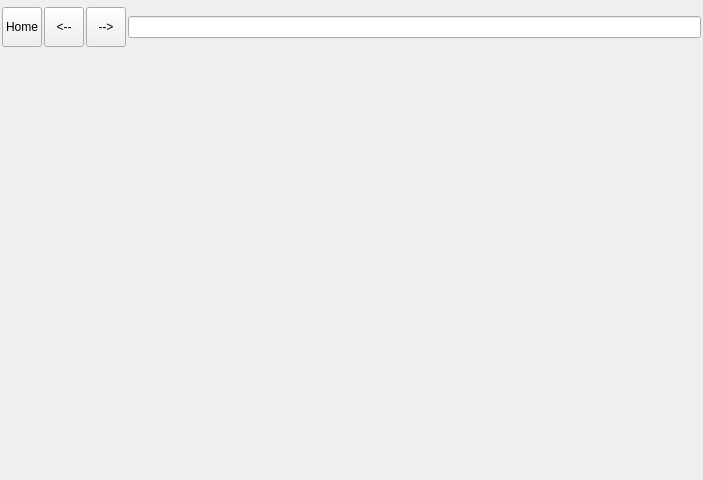
<?xml version="1.0" encoding="UTF-8"?>
<ui version="4.0">
 <class>Help</class>
 <widget class="QWidget" name="Help">
  <property name="geometry">
   <rect>
    <x>0</x>
    <y>0</y>
    <width>703</width>
    <height>480</height>
   </rect>
  </property>
  <property name="windowTitle">
   <string>Form</string>
  </property>
  <layout class="QVBoxLayout" name="vHelpLayout">
   <property name="spacing">
    <number>2</number>
   </property>
   <property name="leftMargin">
    <number>2</number>
   </property>
   <property name="topMargin">
    <number>2</number>
   </property>
   <property name="rightMargin">
    <number>2</number>
   </property>
   <property name="bottomMargin">
    <number>2</number>
   </property>
   <item>
    <widget class="QWidget" name="widget" native="true">
     <property name="maximumSize">
      <size>
       <width>16777215</width>
       <height>50</height>
      </size>
     </property>
     <layout class="QHBoxLayout" name="horizontalLayout">
      <property name="spacing">
       <number>2</number>
      </property>
      <property name="leftMargin">
       <number>0</number>
      </property>
      <property name="topMargin">
       <number>0</number>
      </property>
      <property name="rightMargin">
       <number>0</number>
      </property>
      <property name="bottomMargin">
       <number>0</number>
      </property>
      <item>
       <widget class="QToolButton" name="tBHome">
        <property name="minimumSize">
         <size>
          <width>40</width>
          <height>40</height>
         </size>
        </property>
        <property name="maximumSize">
         <size>
          <width>40</width>
          <height>40</height>
         </size>
        </property>
        <property name="text">
         <string>Home</string>
        </property>
        <property name="icon">
         <iconset resource="help.qrc">
          <normaloff>:/whelp/go-home.png</normaloff>:/whelp/go-home.png</iconset>
        </property>
        <property name="iconSize">
         <size>
          <width>33</width>
          <height>33</height>
         </size>
        </property>
       </widget>
      </item>
      <item>
       <widget class="QToolButton" name="tBPrevious">
        <property name="minimumSize">
         <size>
          <width>40</width>
          <height>40</height>
         </size>
        </property>
        <property name="maximumSize">
         <size>
          <width>40</width>
          <height>40</height>
         </size>
        </property>
        <property name="text">
         <string>&lt;--</string>
        </property>
        <property name="icon">
         <iconset resource="help.qrc">
          <normaloff>:/whelp/go-previous.png</normaloff>:/whelp/go-previous.png</iconset>
        </property>
        <property name="iconSize">
         <size>
          <width>33</width>
          <height>33</height>
         </size>
        </property>
       </widget>
      </item>
      <item>
       <widget class="QToolButton" name="tBNext">
        <property name="minimumSize">
         <size>
          <width>40</width>
          <height>40</height>
         </size>
        </property>
        <property name="maximumSize">
         <size>
          <width>40</width>
          <height>40</height>
         </size>
        </property>
        <property name="text">
         <string>--&gt;</string>
        </property>
        <property name="icon">
         <iconset resource="help.qrc">
          <normaloff>:/whelp/go-next.png</normaloff>:/whelp/go-next.png</iconset>
        </property>
        <property name="iconSize">
         <size>
          <width>33</width>
          <height>33</height>
         </size>
        </property>
       </widget>
      </item>
      <item>
       <widget class="QLineEdit" name="lEUrl">
        <property name="readOnly">
         <bool>true</bool>
        </property>
       </widget>
      </item>
     </layout>
    </widget>
   </item>
   <item>
    <widget class="QWidget" name="dummy" native="true"/>
   </item>
  </layout>
 </widget>
 <resources>
  <include location="help.qrc"/>
 </resources>
 <connections/>
</ui>
